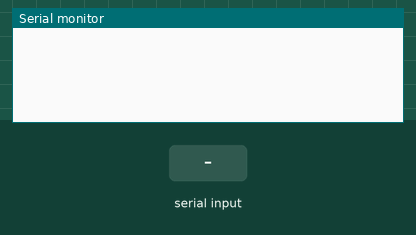
Bench run of a sketch on a simulated Arduino Uno, built with avr-gcc and run on an emulated ATmega328P. Shown: the last lines printed to the serial monitor. The inputs (shaded band) are chosen by the test bench.

Above: at 1.2 s.
1.3 s: "90,45\n" received over Serial
At 2.2 s:
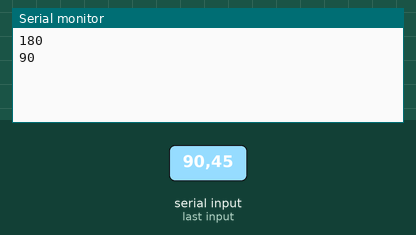
2.8 s: "30,150\n" received over Serial
At 5.2 s:
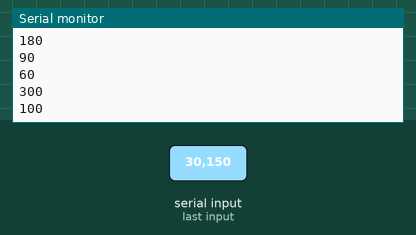
Timing chart, 0 to 6.7 s (numbered marks = the images above; inputs shaded):
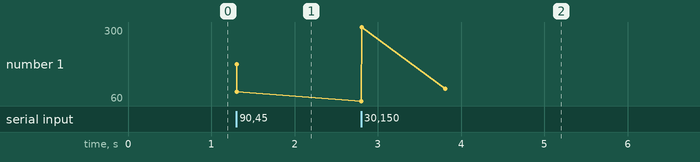

The sketch:

testWrite_ino.ino
```cpp
void setup()
{
    Serial.begin(9600);
}

int input;
char ch[3];
void loop()
{
   if( Serial.available())
  {
    Serial.readBytes(ch, 3);
    input = atoi(ch);
    input = input *2;
    Serial.println(input);
  }


}
```

Measured:
- after the input at 1.3 s, the serial monitor: prints a new line at once (image 1)
- after the input at 2.8 s, the serial monitor: prints a new line at once (image 2)
- plotted number 1: 90 → 100 after the input at 2.8 s
